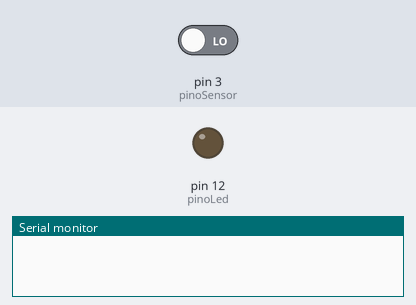
Simulated run of this sketch. Board: Arduino Uno, built with avr-gcc and run on an emulated ATmega328P. Shown: output pins drawn as LEDs (lit = HIGH), the last lines printed to the serial monitor. Dashed ring = blinking. The inputs (shaded band) are chosen by the test bench; at power-on: pin 3 (pinoSensor) LOW.

Above: at 1.2 s.
1.3 s: pin 3 (pinoSensor) driven HIGH
At 1.7 s:
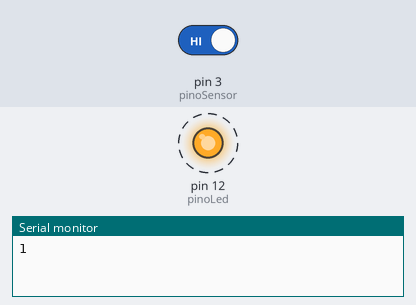
4.3 s: pin 3 (pinoSensor) driven LOW
At 5.4 s:
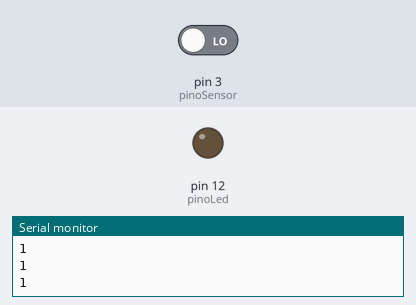
Timing chart, 0 to 7.3 s (numbered marks = the images above; inputs shaded):
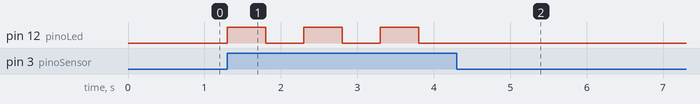

Measured:
- after the input at 1.3 s, pin 12 (pinoLed): alternates HIGH for 0.50 s and LOW for 0.50 s, starting at once
- after the input at 4.3 s, pin 12 (pinoLed): stops changing and stays LOW

The sketch:

Arduino-KY-038.ino
```cpp
int pinoLed = 12; //PINO DIGITAL UTILIZADO PELO LED
int pinoSensor = 3; //PINO DIGITAL UTILIZADO PELO SENSOR
int estadoSensor; //VARIÁVEL QUE ARMAZENA O ESTADO DA SAÍDA DO SENSOR (HIGH / LOW)

void setup() {
  Serial.begin(9600);
  pinMode(pinoSensor, INPUT); //DEFINE O PINO COMO ENTRADA
  pinMode(pinoLed, OUTPUT); //DEFINE O PINO COMO SAÍDA
}

void loop() {
  int s = digitalRead(pinoSensor);

  if ( s == HIGH) { //SE A LEITURA DO PINO FOR IGUAL A HIGH, FAZ
    estadoSensor = digitalRead(pinoLed);
    Serial.println(s);
    //LÊ O ESTADO ATUAL DO PINO E ARMAZENA NA VARIÁVEL
    digitalWrite(pinoLed, !estadoSensor); //MUDA O ESTADO ATUAL DO LED COMPARANDO COM O ESTADO
    //ARMAZENADO NA VARIÁVEL estadoSensor
    delay(500); //INTERVALO DE 500 MILISSEGUNDOS
  }
}
```
